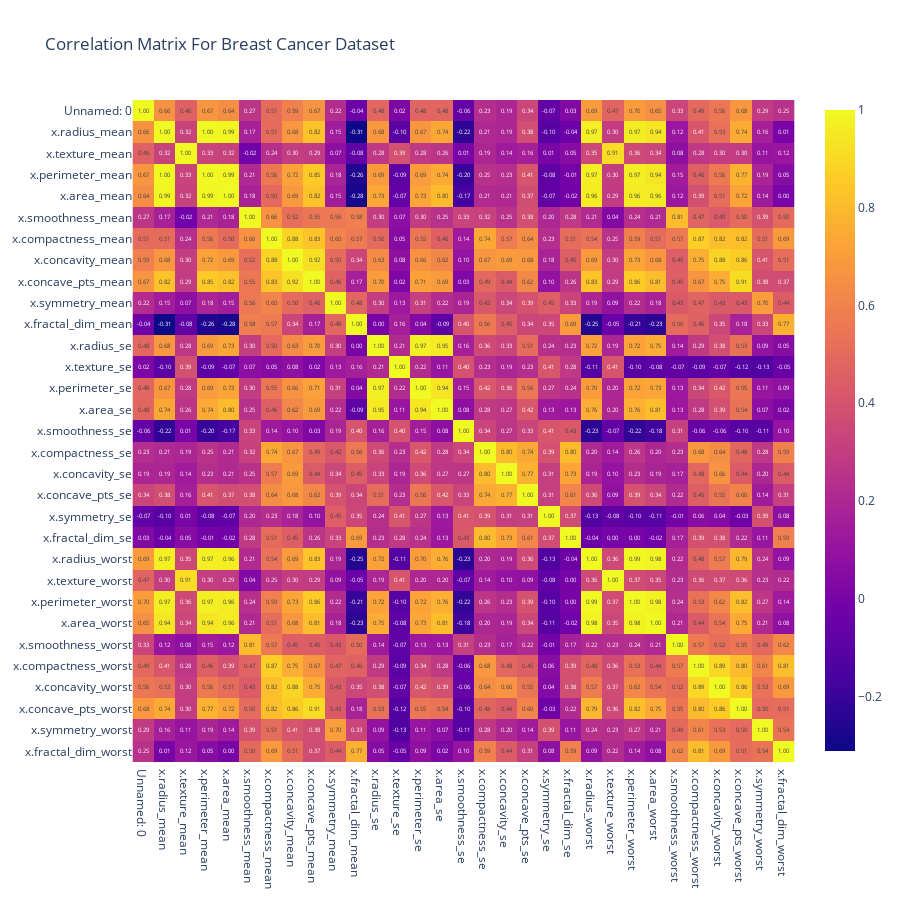

The cell this chart's notebook holds for it:
### Code cell
fig = px.imshow(df.drop("y", axis=1).corr(), width=900, height=900, text_auto='.2f', title="Correlation Matrix For Breast Cancer Dataset")
fig.show("png")
fig.show()

### Figure 1 — Plotly figure (JSON) as saved in the notebook; plotly's stock layout.template omitted (floating-point values rounded to 4 significant figures; data arrays with more than 128 entries replaced by an {"elided": "..."} marker saying what was removed)
{"data": [{"coloraxis": "coloraxis", "name": "0", "texttemplate": "%{z:.2f}", "x": ["Unnamed: 0", "x.radius_mean", "x.texture_mean", "x.perimeter_mean", "x.area_mean", "x.smoothness_mean", "x.compactness_mean", "x.concavity_mean", "x.concave_pts_mean", "x.symmetry_mean", "x.fractal_dim_mean", "x.radius_se", "x.texture_se", "x.perimeter_se", "x.area_se", "x.smoothness_se", "x.compactness_se", "x.concavity_se", "x.concave_pts_se", "x.symmetry_se", "x.fractal_dim_se", "x.radius_worst", "x.texture_worst", "x.perimeter_worst", "x.area_worst", "x.smoothness_worst", "x.compactness_worst", "x.concavity_worst", "x.concave_pts_worst", "x.symmetry_worst", "x.fractal_dim_worst"], "y": ["Unnamed: 0", "x.radius_mean", "x.texture_mean", "x.perimeter_mean", "x.area_mean", "x.smoothness_mean", "x.compactness_mean", "x.concavity_mean", "x.concave_pts_mean", "x.symmetry_mean", "x.fractal_dim_mean", "x.radius_se", "x.texture_se", "x.perimeter_se", "x.area_se", "x.smoothness_se", "x.compactness_se", "x.concavity_se", "x.concave_pts_se", "x.symmetry_se", "x.fractal_dim_se", "x.radius_worst", "x.texture_worst", "x.perimeter_worst", "x.area_worst", "x.smoothness_worst", "x.compactness_worst", "x.concavity_worst", "x.concave_pts_worst", "x.symmetry_worst", "x.fractal_dim_worst"], "z": {"elided": "31x31 float values"}, "type": "heatmap", "xaxis": "x", "yaxis": "y", "hovertemplate": "x: %{x}<br>y: %{y}<br>color: %{z}<extra></extra>"}], "layout": {"xaxis": {"anchor": "y", "domain": [0.0, 1.0], "scaleanchor": "y", "constrain": "domain"}, "yaxis": {"anchor": "x", "domain": [0.0, 1.0], "autorange": "reversed", "constrain": "domain"}, "coloraxis": {"colorscale": [[0.0, "#0d0887"], [0.1111, "#46039f"], [0.2222, "#7201a8"], [0.3333, "#9c179e"], [0.4444, "#bd3786"], [0.5556, "#d8576b"], [0.6667, "#ed7953"], [0.7778, "#fb9f3a"], [0.8889, "#fdca26"], [1.0, "#f0f921"]]}, "title": {"text": "Correlation Matrix For Breast Cancer Dataset"}, "height": 900, "width": 900}}
